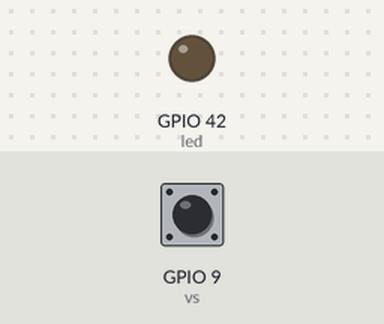
A sketch run on a simulated ESP32-S3. Parts: output pins drawn as LEDs (lit = HIGH). The test bench sets the inputs (shaded band); at power-on: GPIO 9 (vs) LOW. WiFi joins after 1.5 s; servers stay silent unless stated; what the sketch prints to the serial monitor is not drawn.

Above: at 2.8 s.
2.9 s: GPIO 9 (vs) pulsed HIGH 2 times (0.12 s each, 0.3 s apart)
At 4.5 s:
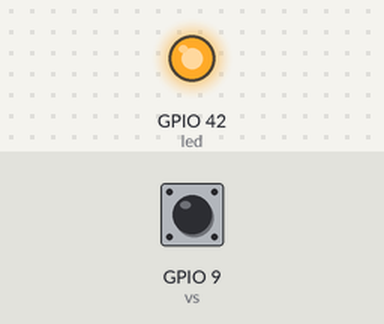
Timing chart, 0 to 6.6 s (numbered marks = the images above; inputs shaded):
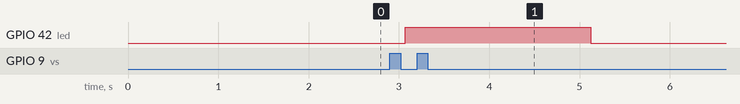

Measured:
- after the input at 2.9 s, GPIO 42 (led): LOW → HIGH after 0.17 s, → LOW 2.1 s later

The sketch:

alert.ino
```cpp
#include <WiFi.h>
#include <ESP_Mail_Client.h>

#define WIFI_SSID "Navi"
#define WIFI_PASSWORD "123456789"

#define SMTP_HOST "smtp.gmail.com"
#define SMTP_PORT 465 // Use 465 for SSL

#define AUTHOR_EMAIL "esp32snpn@gmail.com"
#define AUTHOR_PASSWORD "twnx etps zhbz bnnd"

#define RECIPIENT_EMAIL "padmashree0250@gmail.com"

#define led 42
#define BUZZER 6
#define vs 9

SMTPSession smtp;

void smtpCallback(SMTP_Status status);
long measureSum = 0;

long vibration(){
  long measurement = pulseIn (vs, HIGH);
  return measurement;
}

void smtpCallback(SMTP_Status status){
  if (status.success()){
    Serial.println("Email sent successfully");
  }
}

void setup(){
  pinMode(led, OUTPUT);
  pinMode(vs, INPUT);

  Serial.begin(115200);
  Serial.print("Connecting to AP...");

  WiFi.begin(WIFI_SSID, WIFI_PASSWORD);
  while (WiFi.status() != WL_CONNECTED){
    Serial.print(".");
    delay(200);
  }
  Serial.println("WiFi connected.");
  Serial.println("IP address: ");
  Serial.println(WiFi.localIP());
}

void loop(){
  long measurement = vibration();
  measureSum += measurement;
  delay(50);

  Serial.println(measurement);
  Serial.println(measureSum);

  if (measureSum >= 10000){
    digitalWrite(led, HIGH);
    Serial.println("TREMOR Detected!");

    smtp.debug(1); // Enable debug messages
    smtp.callback(smtpCallback); // Set callback function

    // Configure SMTP session with your email credentials
    Session_Config config;
    config.server.host_name = SMTP_HOST;
    config.server.port = SMTP_PORT;
    config.login.email = AUTHOR_EMAIL;
    config.login.password = AUTHOR_PASSWORD;

    SMTP_Message message;
    message.sender.name = "TechnoFuturo";
    message.sender.email = AUTHOR_EMAIL;
    message.subject = "TREMOR!!!";
    message.addRecipient("Navani", RECIPIENT_EMAIL);

    // Email content
    String textMsg = "Alert! Tremor Detected";
    message.text.content = textMsg.c_str();

    // Connect and send email
    if (!smtp.connect(&config)) {
      Serial.println("Connection error");
      return;
    }

    if (!MailClient.sendMail(&smtp, &message, true)) {
      Serial.println("Error sending Email");
    }
  }
  else{
    digitalWrite(led, LOW);
  }
  measureSum=0;
}
```
